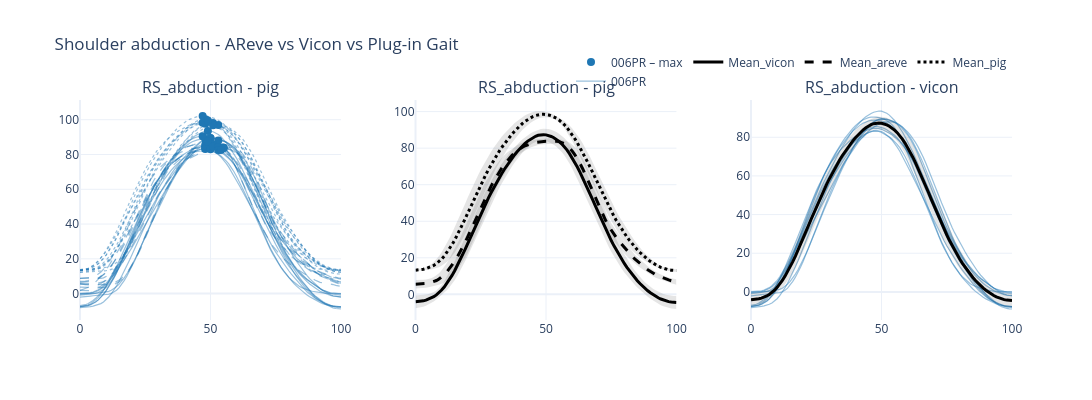

Notebook code for this chart:
### Markdown cell above
## Using the ensembler
This is a collection of classes that work together to obtain clean and consistent plotting.
Currently implemented figures are:
1. Individual line plots (`IndividualLinesRendered()`)
2. Average +/- standard deviation of curves (`MeanSDRenderer()`)

`CompositeRendered()` allows the uses to combine different renderers into a single subplot without needing extra lines of code.
All renders are called in the `add_subplot` method from the Ensembler class alongside the channel name, row/col combination in which subplot to put it.

### Code cell
lines_and_mean = CompositeRenderer(IndividualLinesRenderer(), MeanSDRenderer())
lines_and_events = CompositeRenderer(IndividualLinesRenderer(), EventOverlayRenderer())

fig = (
    Ensembler(
        in_folder=fld, channels=channels,
        n_rows=rows, n_cols=cols,
        str_match=str_match, condition_spec=spec)
    .add_subplot(PlotSpec(
        'RS_abduction',   "vicon",
        row=1, col=1,
        renderer=lines_and_events, events=events))
    .add_subplot(PlotSpec(
        'RS_abduction', "areve",
        row=1, col=1,
        renderer=lines_and_events, events=events))
    .add_subplot(PlotSpec(
        'RS_abduction', "pig",
        row=1, col=1,
        renderer=lines_and_events,events=events))

    .add_subplot(PlotSpec(
        'RS_abduction', "vicon",
        row=1, col=2,
        renderer=MeanSDRenderer()))
    .add_subplot(PlotSpec(
        'RS_abduction', "areve",
        row=1, col=2,  renderer=MeanSDRenderer()))
    .add_subplot(PlotSpec(
        'RS_abduction', "pig",
        row=1, col=2,  renderer=MeanSDRenderer()))
    .add_subplot(PlotSpec(
        'RS_abduction', "vicon",
        row=1, col=3,  renderer=lines_and_mean))
    .build(title="Shoulder abduction - AReve vs Vicon vs Plug-in Gait")
)
fig.show()
